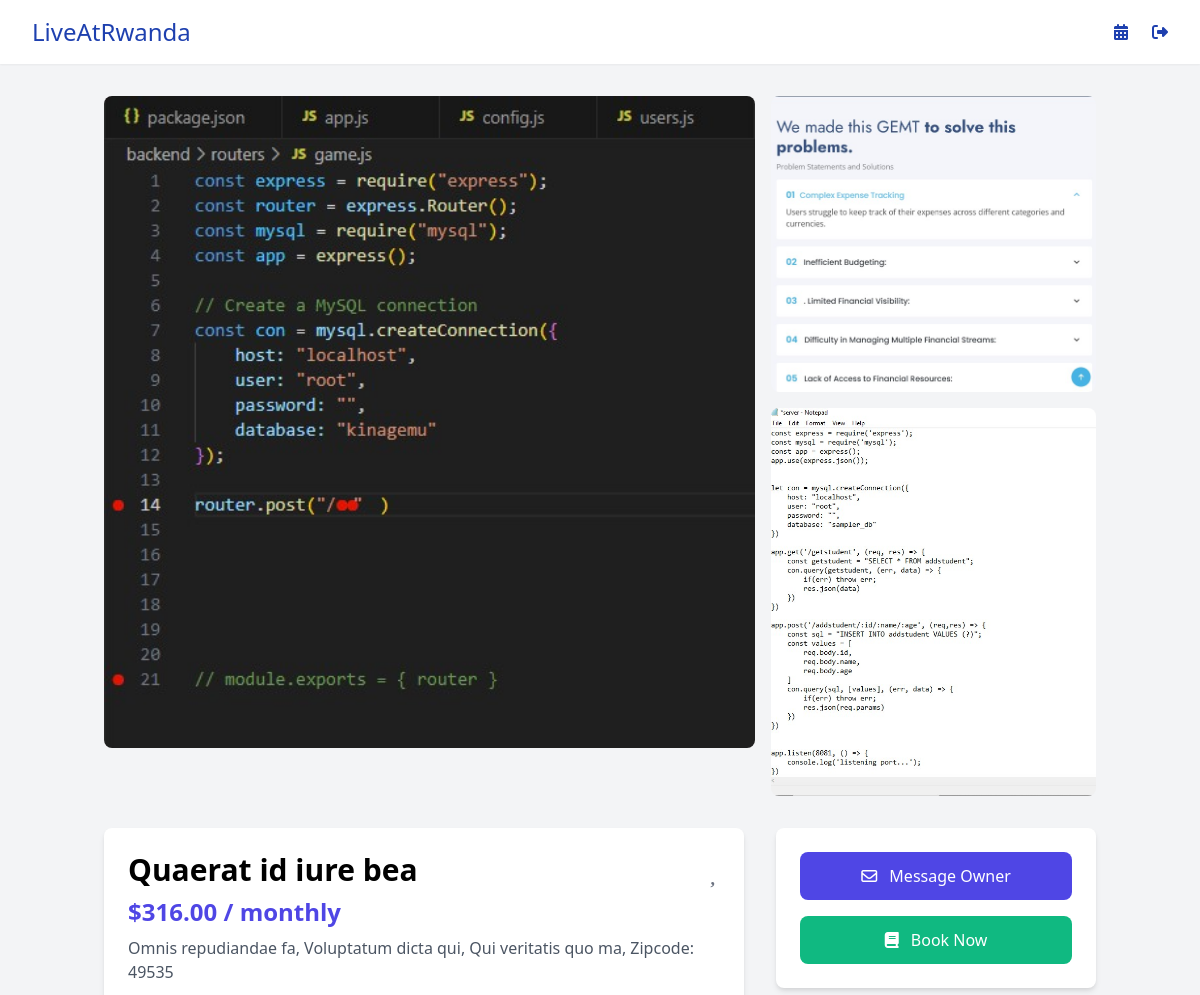
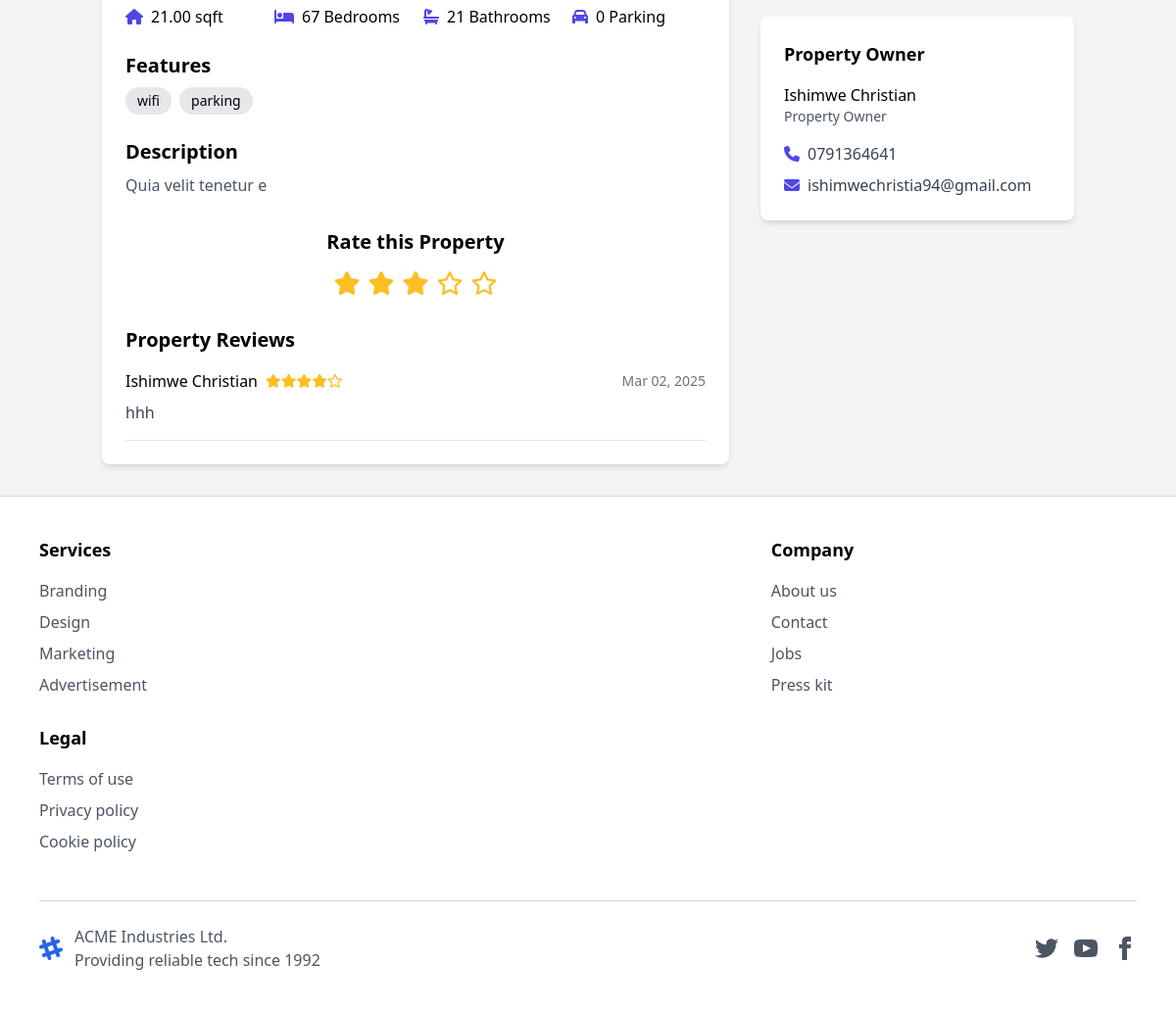
/renter/propertyDetails.php?id=1, run on the app's committed database (2 pictures, top to bottom).
### tables this page shows
CREATE TABLE `properties` (
  `id` int(11) NOT NULL,
  `user_id` int(11) NOT NULL,
  `title` varchar(255) NOT NULL,
  `description` text DEFAULT NULL,
  `price` decimal(10,2) NOT NULL,
  `period` varchar(255) DEFAULT NULL,
  `purpose` varchar(100) DEFAULT NULL,
  `zipcode` varchar(100) DEFAULT NULL,
  `address` varchar(255) NOT NULL,
  `sector` varchar(255) DEFAULT NULL,
  `village` varchar(255) DEFAULT NULL,
  `features` text DEFAULT NULL,
  `password` varchar(255) NOT NULL,
  `bedrooms` int(11) NOT NULL,
  `bathrooms` int(11) NOT NULL,
  `area` decimal(10,2) NOT NULL,
  `property_type` varchar(50) NOT NULL,
  `status` varchar(50) NOT NULL DEFAULT 'available',
  `images` text DEFAULT NULL,
  `created_at` datetime NOT NULL,
  `updated_at` datetime DEFAULT NULL
);

CREATE TABLE `reviews` (
  `id` int(11) NOT NULL,
  `property_id` int(11) NOT NULL,
  `user_id` int(11) NOT NULL,
  `rating` int(11) NOT NULL,
  `favorite` tinyint(1) DEFAULT NULL,
  `comment` text DEFAULT NULL,
  `created_at` datetime NOT NULL,
  `updated_at` datetime DEFAULT NULL
);

CREATE TABLE `users` (
  `id` int(11) NOT NULL,
  `name` varchar(255) NOT NULL,
  `email` varchar(255) NOT NULL,
  `phone` varchar(50) NOT NULL,
  `password` varchar(255) NOT NULL,
  `business_type` varchar(255) NOT NULL,
  `image` text NOT NULL,
  `created_at` datetime NOT NULL,
  `updated_at` datetime DEFAULT NULL
);

### renter/propertyDetails.php (the view, shortened to what this page needs)
<?php
include '../config/connection.php';
$property_id = isset($_GET['id']) ? intval($_GET['id']) : 0;
$stmt = $conn->prepare("SELECT * FROM properties WHERE id = ?");
$stmt->bind_param("i", $property_id);
$stmt->execute();
$result = $stmt->get_result();
$property = $result->fetch_assoc();
$stmt = $conn->prepare("SELECT * FROM users WHERE id = ?");
$stmt->bind_param("i", $property['user_id']);
$stmt->execute();
$result = $stmt->get_result();
$onwer = $result->fetch_assoc();
$features = json_decode($property['features'], true) ?? [];
$images = json_decode($property['images'], true) ?? [];
$stmt = $conn->prepare("SELECT r.*, u.name, u.image
                       FROM reviews r
                       LEFT JOIN users u ON r.user_id = u.id
                       WHERE r.property_id = ?
                       ORDER BY r.created_at DESC");
$stmt->bind_param("i", $property_id);
$stmt->execute();
$reviews_result = $stmt->get_result();
$reviews = [];
while ($row = $reviews_result->fetch_assoc()) {
    $reviews[] = $row;
}
?>
<!DOCTYPE html>
<html lang="en">
<head>
    <link href="https://cdn.jsdelivr.net/npm/tailwindcss@2.2.19/dist/tailwind.min.css" rel="stylesheet">
    <link rel="stylesheet" href="https://cdnjs.cloudflare.com/ajax/libs/font-awesome/6.2.0/css/all.min.css">
</head>
<body class="bg-gray-100 font-sans">
    <?php include './include/navbar.php' ?>
    <div class="container mx-auto px-4 py-8">
        <div class="mb-8">
            <div class="flex flex-col md:flex-row gap-4">
                <div class="w-full md:w-8/12">
                    <img
                        src="<?php echo htmlspecialchars($images[0]); ?>"
                        alt="Main Property Image"
                        class="rounded-lg object-cover w-full h-[400px] hover:opacity-90 transition-opacity duration-300"
                    />
                </div>
                <div class="w-full md:w-4/12 flex flex-row md:flex-col gap-4">
                    <?php for ($i = 1; $i < min(3, count($images)); $i++): ?>
                    <img
                        src="<?php echo htmlspecialchars($images[$i]); ?>"
                        alt="Property Image <?php echo $i + 1; ?>"
                        class="rounded-lg object-cover w-full h-[192px] hover:opacity-90 transition-opacity duration-300"
                    />
                    <?php endfor; ?>
                </div>
            </div>
        </div>
        <div class="flex flex-col lg:flex-row gap-8">
            <div class="w-full lg:w-2/3 space-y-8">
                <div class="bg-white rounded-lg shadow-md p-6 relative">
                    <h1 class="text-3xl font-bold mb-2 flex items-center justify-between">
                        <?php echo htmlspecialchars($property['title']); ?>
                        <form method="post" class="inline">
                            <button type="submit" class="text-3xl <?php echo $is_liked ? 'text-red-600' : 'text-gray-500'; ?>">
                                <i class="fas<?php echo $is_liked ? 's' : 'r'; ?> fa-heart"></i>
                            </button>
                        </form>
                    </h1>
                    <p class="text-2xl text-indigo-600 font-semibold mb-2">
                        $<?php echo htmlspecialchars($property['price']); ?> / <?php echo htmlspecialchars($property['period']); ?>
                    </p>
                    <p class="text-gray-600 mb-4">
                        <?php echo htmlspecialchars($property['address'] ?? 'Address not available'); ?>,
                        <?php echo htmlspecialchars($property['sector'] ?? 'Sector not available'); ?>,
                        <?php echo htmlspecialchars($property['village'] ?? 'Village not available'); ?>,
                        Zipcode: <?php echo htmlspecialchars($property['zipcode'] ?? 'N/A'); ?>
                    </p>
                    <div class="grid grid-cols-2 md:grid-cols-4 gap-4 mb-6">
                        <div class="flex items-center">
                            <i class="fas fa-home mr-2 text-indigo-600"></i>
                            <span><?php echo htmlspecialchars($property['area'] ?? 'N/A'); ?> sqft</span>
                        </div>
                        <div class="flex items-center">
                            <i class="fas fa-bed mr-2 text-indigo-600"></i>
                            <span><?php echo htmlspecialchars($property['bedrooms'] ?? '0'); ?> Bedrooms</span>
                        </div>
                        <div class="flex items-center">
                            <i class="fas fa-bath mr-2 text-indigo-600"></i>
                            <span><?php echo htmlspecialchars($property['bathrooms'] ?? '0'); ?> Bathrooms</span>
                        </div>
                        <div class="flex items-center">
                            <i class="fas fa-car mr-2 text-indigo-600"></i>
                            <span><?php echo htmlspecialchars($property['parking'] ?? '0'); ?> Parking</span>
                        </div>
                    </div>
                    <h2 class="text-xl font-semibold mb-2">Features</h2>
                    <div class="flex flex-wrap gap-2">
                        <?php if (count($features) > 0): ?>
                            <?php foreach ($features as $feature): ?>
                                <span class="bg-gray-200 px-3 py-1 rounded-full text-sm">
                                    <?php echo htmlspecialchars($feature); ?>
                                </span>
                            <?php endforeach; ?>
                        <?php else: ?>
                            <span class="text-gray-500">No features listed.</span>
                        <?php endif; ?>
                    </div>
                    <h2 class="text-xl font-semibold mt-6 mb-2">Description</h2>
                    <p class="text-gray-600">
                        <?php echo nl2br(htmlspecialchars($property['description'] ?? 'No description available.')); ?>
                    </p>
                    <div class="mt-8 text-center">
                        <h2 class="text-xl font-semibold mb-4">Rate this Property</h2>
                        <div class="flex justify-center space-x-2">
                            <?php for ($i = 1; $i <= 5; $i++): ?>
                                <i class="fa<?php echo $i <= 3 ? 's' : 'r'; ?> fa-star text-yellow-400 cursor-pointer text-2xl"
                                   data-rating="<?php echo $i; ?>"
                                   onclick="setRating(<?php echo $i; ?>)"></i>
                            <?php endfor; ?>
                        </div>
                    </div>
                    <div class="mt-8">
                        <h2 class="text-xl font-semibold mb-4">Property Reviews</h2>
                        <?php if (count($reviews) > 0): ?>
                            <div class="space-y-6">
                                <?php foreach ($reviews as $review): ?>
                                    <div class="border-b pb-4 last:border-b-0">
                                        <div class="flex items-center justify-between mb-2">
                                            <div class="flex items-center">
                                                <span class="font-medium mr-2">
                                                    <?php echo htmlspecialchars($review['name'] ?? 'Anonymous'); ?>
                                                </span>
                                                <div class="flex">
                                                    <?php for ($i = 1; $i <= 5; $i++): ?>
                                                        <i class="fa<?php echo $i <= $review['rating'] ? 's' : 'r'; ?> fa-star text-yellow-400 text-sm"></i>
                                                    <?php endfor; ?>
                                                </div>
                                            </div>
                                            <span class="text-sm text-gray-500">
                                                <?php echo date('M d, Y', strtotime($review['created_at'])); ?>
                                            </span>
                                        </div>
                                        <p class="text-gray-700"><?php echo htmlspecialchars($review['comment']); ?></p>
                                    </div>
                                <?php endforeach; ?>
                            </div>
                        <?php endif; ?>
                    </div>
                </div>
            </div>
            <div class="w-full lg:w-1/3 space-y-6">
                <div class="bg-white rounded-lg shadow-md p-6">
                    <form action="propertyDetails.php?id=<?php echo $property_id ?>" method="post">
                        <button onclick="openBookingModal()" class="w-full bg-indigo-600 text-white py-3 rounded-lg mb-4 hover:bg-indigo-700" name="messagebtn">
                            <i class="far fa-envelope mr-2"></i>
                            <a href="message.php?receiver_id=<?php echo $property['user_id'] ?>">Message Owner</a>
                        </button>
                    </form>
                    <button class="w-full bg-green-500 text-white py-3 rounded-lg hover:bg-green-600"
                        id="bookNowBtn" onclick="openBookingModal()">
                        <i class="fas fa-book mr-2"></i>
                        Book Now
                    </button>
                </div>
                <div class="bg-white rounded-lg shadow-md p-6">
                    <h3 class="text-lg font-semibold mb-4">Property Owner</h3>
                    <div class="flex items-center mb-4">
                        <div>
                            <p class="font-medium"> <?php echo htmlspecialchars($onwer['name']); ?></p>
                            <p class="text-sm text-gray-600">Property Owner</p>
                        </div>
                    </div>
                    <div class="space-y-2">
                        <p class="flex items-center text-gray-700">
                            <i class="fas fa-phone mr-2 text-indigo-600"></i>
                            <?php echo htmlspecialchars($onwer['phone']); ?>
                        </p>
                        <p class="flex items-center text-gray-700">
                            <i class="fas fa-envelope mr-2 text-indigo-600"></i>
                            <?php echo htmlspecialchars($onwer['email']); ?>
                        </p>
                    </div>
                </div>
            </div>
        </div>
    </div>
    <div class="w-full">
        <?php include './include/footer.php' ?>
    </div>
</body>
</html>

### data on the page
properties: title "Quaerat id iure bea", price "316.00", period "monthly", address "Omnis repudiandae fa", sector "Voluptatum dicta qui", village "Qui veritatis quo ma", zipcode "49535", area "21.00", bedrooms "67", bathrooms "21", features "wifi", features "parking", description "Quia velit tenetur e"
reviews: user.name "Ishimwe Christian", rating 4 (drawn), created_at "Mar 02, 2025", comment "hhh"
users: name "Ishimwe Christian", phone "0791364641", email "ishimwechristia94@gmail.com"

### other printed values
$property['parking'] "0"
